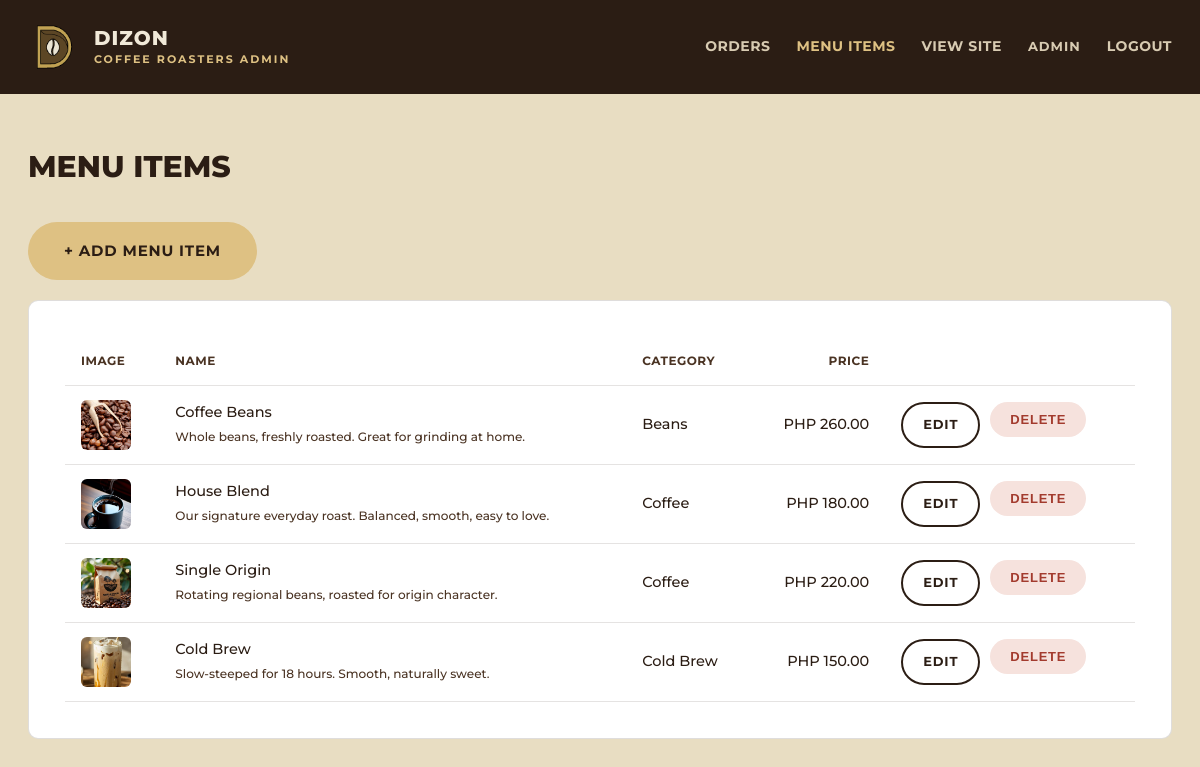
The app's page /admin/menu.php (signed in) with its own data.
### tables this page shows
CREATE TABLE IF NOT EXISTS menu_items (
    id INT AUTO_INCREMENT PRIMARY KEY,
    name VARCHAR(100) NOT NULL,
    description VARCHAR(255) DEFAULT NULL,
    price DECIMAL(10,2) NOT NULL,
    category VARCHAR(50) NOT NULL,
    image VARCHAR(255) DEFAULT NULL,
    created_at TIMESTAMP NOT NULL DEFAULT CURRENT_TIMESTAMP
);

### includes/functions.php (called while the page is built, shortened)
<?php
function e($string) {
    return htmlspecialchars($string ?? '', ENT_QUOTES, 'UTF-8');
}
function formatPrice($amount) {
    return 'PHP ' . number_format((float) $amount, 2);
}

### admin/menu.php (the view, shortened to what this page needs)
<?php
require_once __DIR__ . '/../config/config.php';
require_once __DIR__ . '/../includes/functions.php';
$menuItems = $pdo->query('SELECT * FROM menu_items ORDER BY category, name')->fetchAll();
require_once __DIR__ . '/../includes/admin_header.php';
?>
<h1>Menu Items</h1>
<div style="margin-bottom: 20px;">
    <a href="<?= BASE_URL ?>/admin/menu_form.php" class="btn btn--gold">+ Add Menu Item</a>
</div>
<div class="card">
    <?php if (empty($menuItems)): ?>
        <div class="empty-state">No menu items yet. Add your first one above.</div>
    <?php else: ?>
        <table>
            <thead>
                <tr>
                    <th>Image</th>
                    <th>Name</th>
                    <th>Category</th>
                    <th class="num">Price</th>
                    <th></th>
                </tr>
            </thead>
            <tbody>
                <?php foreach ($menuItems as $item): ?>
                    <tr>
                        <td>
                            <?php if (!empty($item['image'])): ?>
                                <img src="<?= BASE_URL ?>/<?= e($item['image']) ?>" alt="" style="width:50px; height:50px; object-fit:cover; border-radius:6px;">
                            <?php else: ?>
                                &#9749;
                            <?php endif; ?>
                        </td>
                        <td><?= e($item['name']) ?><br><small style="color:var(--brown);"><?= e($item['description']) ?></small></td>
                        <td><?= e($item['category']) ?></td>
                        <td class="num"><?= formatPrice($item['price']) ?></td>
                        <td>
                            <div class="actions">
                                <a href="<?= BASE_URL ?>/admin/menu_form.php?id=<?= (int) $item['id'] ?>" class="btn btn--outline-dark btn--small">Edit</a>
                                <form method="POST" action="<?= BASE_URL ?>/admin/menu_delete.php" onsubmit="return confirm('Delete this menu item?');">
                                    <button type="submit" class="btn btn--small" style="background:#F6E2DD; color:#A33B2E;">Delete</button>
                                </form>
                            </div>
                        </td>
                    </tr>
                <?php endforeach; ?>
            </tbody>
        </table>
    <?php endif; ?>
</div>
<?php require_once __DIR__ . '/../includes/admin_footer.php'; ?>

### assets/css/style.css (style rules this page uses)
:root { --cream: #F1E9D8; --cream-2: #E8DDC2; --brown-dark: #2B1D14; --brown: #4A3323; --brown-light: #6B4E36; --gold: #C9A24B; --gold-light: #DEC183; --text-dark: #2B1D14; --white: #FFFFFF; --danger: #A33B2E; --success: #3B6B3B; --radius: 10px; --font: 'Montserrat', 'Segoe UI', Arial, sans-serif; }
* { box-sizing: border-box; }
body { margin: 0; font-family: var(--font); font-size: 16px; font-weight: 500; color: var(--text-dark); background: var(--cream); line-height: 1.65; }
img { max-width: 100%; display: block; }
a { color: inherit; text-decoration: none; }
h1, h2, h3, h4 { margin: 0 0 14px; font-family: var(--font); font-weight: 800; }
.btn { display: inline-block; border: none; cursor: pointer; padding: 17px 36px; border-radius: 999px; font-weight: 700; font-size: 15px; letter-spacing: 0.8px; text-transform: uppercase; text-align: center; transition: transform 0.15s ease, background-color 0.15s ease; }
.btn--gold { background: var(--gold-light); color: var(--brown-dark); }
.btn--outline-dark { background: transparent; border: 2px solid var(--brown-dark); color: var(--brown-dark); }
.btn--small { padding: 10px 20px; font-size: 13px; }
.card { background: var(--white); border: 1px solid rgba(43,29,20,0.15); border-radius: var(--radius); padding: 36px; }
table { width: 100%; border-collapse: collapse; }
th, td { text-align: left; padding: 14px 16px; border-bottom: 1px solid rgba(43,29,20,0.12); font-size: 14.5px; }
th { text-transform: uppercase; font-size: 12px; letter-spacing: 0.5px; color: var(--brown); }
td.num, th.num { text-align: right; }
.admin-body { background: var(--cream-2); }
.admin-main h1 { text-transform: uppercase; margin-bottom: 30px; font-size: 30px; }
.actions { display: flex; gap: 10px; }

### records on screen
menu_items: image (picture), name "Coffee Beans", description "Whole beans, freshly roasted. Great for grinding at home.", category "Beans", price "PHP 260.00"
menu_items: image (picture), name "House Blend", description "Our signature everyday roast. Balanced, smooth, easy to love.", category "Coffee", price "PHP 180.00"
menu_items: image (picture), name "Single Origin", description "Rotating regional beans, roasted for origin character.", category "Coffee", price "PHP 220.00"
menu_items: image (picture), name "Cold Brew", description "Slow-steeped for 18 hours. Smooth, naturally sweet.", category "Cold Brew", price "PHP 150.00"
